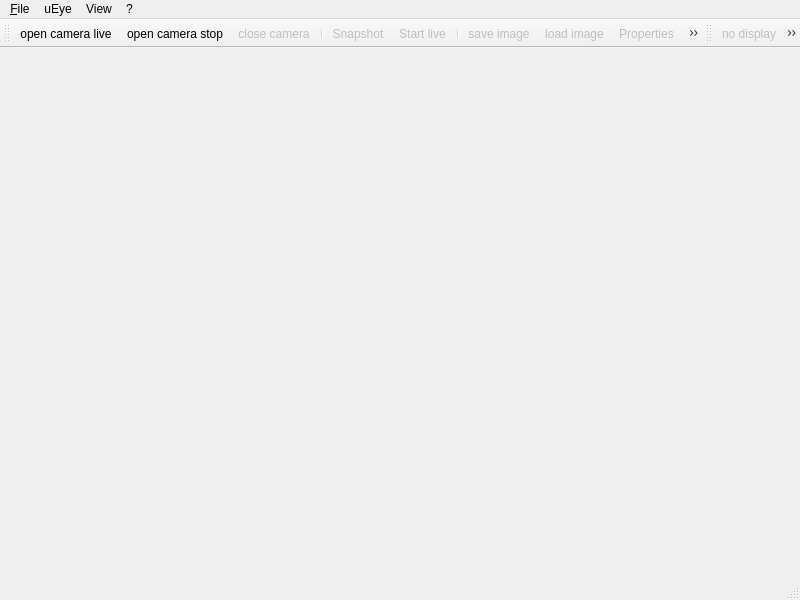
<?xml version="1.0" encoding="UTF-8"?>
<ui version="4.0">
 <class>MainviewClass</class>
 <widget class="QMainWindow" name="MainviewClass">
  <property name="enabled">
   <bool>true</bool>
  </property>
  <property name="geometry">
   <rect>
    <x>0</x>
    <y>0</y>
    <width>800</width>
    <height>600</height>
   </rect>
  </property>
  <property name="windowTitle">
   <string>uEye Demo</string>
  </property>
  <property name="windowIcon">
   <iconset resource="../mainview.qrc">
    <normaloff>:/new/prefix1/images/ueye_logo.png</normaloff>:/new/prefix1/images/ueye_logo.png</iconset>
  </property>
  <property name="autoFillBackground">
   <bool>false</bool>
  </property>
  <property name="toolButtonStyle">
   <enum>Qt::ToolButtonIconOnly</enum>
  </property>
  <widget class="QWidget" name="centralwidget"/>
  <widget class="QMenuBar" name="menubar">
   <property name="geometry">
    <rect>
     <x>0</x>
     <y>0</y>
     <width>800</width>
     <height>19</height>
    </rect>
   </property>
   <widget class="QMenu" name="menu_File">
    <property name="title">
     <string>&amp;File</string>
    </property>
    <widget class="QMenu" name="menuLoad_parameter">
     <property name="title">
      <string>load parameter</string>
     </property>
     <addaction name="actionLoadParamsFromFile"/>
     <addaction name="actionLoadParameterSet"/>
    </widget>
    <widget class="QMenu" name="menuSave_parameter">
     <property name="title">
      <string>save parameter</string>
     </property>
     <addaction name="actionSaveParameterToFile"/>
     <addaction name="actionSaveParameterSet"/>
    </widget>
    <addaction name="menuLoad_parameter"/>
    <addaction name="menuSave_parameter"/>
    <addaction name="separator"/>
    <addaction name="actionSave_image"/>
    <addaction name="actionLoad_image"/>
    <addaction name="separator"/>
    <addaction name="actionExit"/>
   </widget>
   <widget class="QMenu" name="menuUEye">
    <property name="title">
     <string>uEye</string>
    </property>
    <addaction name="actionOpenCamera"/>
    <addaction name="actionOpenCameraStop"/>
    <addaction name="actionCloseCamera"/>
    <addaction name="actionResetCamera"/>
    <addaction name="actionForceCameralist"/>
    <addaction name="separator"/>
    <addaction name="actionSnapshot"/>
    <addaction name="actionLive"/>
    <addaction name="actionTrigger"/>
    <addaction name="separator"/>
    <addaction name="actionUseErrorReport"/>
    <addaction name="actionProperties"/>
   </widget>
   <widget class="QMenu" name="menu">
    <property name="title">
     <string>?</string>
    </property>
    <addaction name="actionAbout"/>
    <addaction name="separator"/>
   </widget>
   <widget class="QMenu" name="menuView">
    <property name="title">
     <string>View</string>
    </property>
    <addaction name="actionDisplay"/>
    <addaction name="separator"/>
    <addaction name="actionView_Fit"/>
    <addaction name="actionOriginal_size"/>
    <addaction name="actionHalf_size"/>
    <addaction name="actionQuarter_size"/>
    <addaction name="actionDouble_size"/>
    <addaction name="separator"/>
    <addaction name="actionLimitDisplayRate"/>
    <addaction name="separator"/>
    <addaction name="actionImageinfo"/>
   </widget>
   <addaction name="menu_File"/>
   <addaction name="menuUEye"/>
   <addaction name="menuView"/>
   <addaction name="menu"/>
  </widget>
  <widget class="QStatusBar" name="statusbar"/>
  <widget class="QToolBar" name="toolBar">
   <property name="windowTitle">
    <string>toolBar</string>
   </property>
   <attribute name="toolBarArea">
    <enum>TopToolBarArea</enum>
   </attribute>
   <attribute name="toolBarBreak">
    <bool>false</bool>
   </attribute>
   <addaction name="actionOpenCamera"/>
   <addaction name="actionOpenCameraStop"/>
   <addaction name="actionCloseCamera"/>
   <addaction name="separator"/>
   <addaction name="actionSnapshot"/>
   <addaction name="actionLive"/>
   <addaction name="separator"/>
   <addaction name="actionSave_image"/>
   <addaction name="actionLoad_image"/>
   <addaction name="actionProperties"/>
   <addaction name="actionImageinfo"/>
  </widget>
  <widget class="QToolBar" name="toolBar_display">
   <property name="windowTitle">
    <string>toolBar_2</string>
   </property>
   <attribute name="toolBarArea">
    <enum>TopToolBarArea</enum>
   </attribute>
   <attribute name="toolBarBreak">
    <bool>false</bool>
   </attribute>
   <addaction name="actionDisplay"/>
   <addaction name="actionView_Fit"/>
   <addaction name="actionOriginal_size"/>
   <addaction name="actionHalf_size"/>
   <addaction name="actionQuarter_size"/>
   <addaction name="actionDouble_size"/>
   <addaction name="separator"/>
   <addaction name="actionLimitDisplayRate"/>
  </widget>
  <action name="actionOpenCamera">
   <property name="enabled">
    <bool>true</bool>
   </property>
   <property name="icon">
    <iconset resource="../mainview.qrc">
     <normaloff>:/new/prefix1/images/openplay.png</normaloff>:/new/prefix1/images/openplay.png</iconset>
   </property>
   <property name="text">
    <string>open camera live</string>
   </property>
   <property name="toolTip">
    <string>open a uEye and start live</string>
   </property>
   <property name="statusTip">
    <string>open a uEye</string>
   </property>
  </action>
  <action name="actionCloseCamera">
   <property name="enabled">
    <bool>false</bool>
   </property>
   <property name="icon">
    <iconset resource="../mainview.qrc">
     <normaloff>:/new/prefix1/images/camclose.png</normaloff>:/new/prefix1/images/camclose.png</iconset>
   </property>
   <property name="text">
    <string>close camera</string>
   </property>
   <property name="toolTip">
    <string>close a uEye</string>
   </property>
   <property name="statusTip">
    <string>close a uEye</string>
   </property>
  </action>
  <action name="actionSave_image">
   <property name="enabled">
    <bool>false</bool>
   </property>
   <property name="icon">
    <iconset resource="../mainview.qrc">
     <normaloff>:/new/prefix1/images/save.png</normaloff>:/new/prefix1/images/save.png</iconset>
   </property>
   <property name="text">
    <string>save image</string>
   </property>
  </action>
  <action name="actionAbout">
   <property name="icon">
    <iconset resource="../mainview.qrc">
     <normaloff>:/new/prefix1/images/info.png</normaloff>:/new/prefix1/images/info.png</iconset>
   </property>
   <property name="text">
    <string>about uEye Demo</string>
   </property>
  </action>
  <action name="actionExit">
   <property name="icon">
    <iconset resource="../mainview.qrc">
     <normaloff>:/new/prefix1/images/exit.png</normaloff>:/new/prefix1/images/exit.png</iconset>
   </property>
   <property name="text">
    <string>exit</string>
   </property>
   <property name="toolTip">
    <string>close the demo</string>
   </property>
   <property name="statusTip">
    <string>close the demo</string>
   </property>
   <property name="shortcut">
    <string>Alt+Q</string>
   </property>
  </action>
  <action name="actionSnapshot">
   <property name="enabled">
    <bool>false</bool>
   </property>
   <property name="icon">
    <iconset resource="../mainview.qrc">
     <normaloff>:/new/prefix1/images/media_pause.png</normaloff>:/new/prefix1/images/media_pause.png</iconset>
   </property>
   <property name="text">
    <string>Snapshot</string>
   </property>
   <property name="shortcut">
    <string>Alt+S</string>
   </property>
  </action>
  <action name="actionLive">
   <property name="checkable">
    <bool>true</bool>
   </property>
   <property name="enabled">
    <bool>false</bool>
   </property>
   <property name="icon">
    <iconset resource="../mainview.qrc">
     <normaloff>:/new/prefix1/images/media_play.png</normaloff>:/new/prefix1/images/media_play.png</iconset>
   </property>
   <property name="text">
    <string>Start live</string>
   </property>
   <property name="toolTip">
    <string>Start/Stop live capture</string>
   </property>
   <property name="shortcut">
    <string>Alt+L</string>
   </property>
  </action>
  <action name="actionMonochrome">
   <property name="checkable">
    <bool>true</bool>
   </property>
   <property name="text">
    <string>monochrome</string>
   </property>
  </action>
  <action name="actionColor">
   <property name="checkable">
    <bool>true</bool>
   </property>
   <property name="text">
    <string>color</string>
   </property>
  </action>
  <action name="actionDisplay">
   <property name="checkable">
    <bool>true</bool>
   </property>
   <property name="enabled">
    <bool>false</bool>
   </property>
   <property name="icon">
    <iconset resource="../mainview.qrc">
     <normaloff>:/new/prefix2/images/display_no.png</normaloff>:/new/prefix2/images/display_no.png</iconset>
   </property>
   <property name="text">
    <string>no display</string>
   </property>
  </action>
  <action name="actionProperties">
   <property name="enabled">
    <bool>false</bool>
   </property>
   <property name="icon">
    <iconset resource="../mainview.qrc">
     <normaloff>:/new/prefix1/images/properties.png</normaloff>:/new/prefix1/images/properties.png</iconset>
   </property>
   <property name="text">
    <string>Properties</string>
   </property>
  </action>
  <action name="actionView_Fit">
   <property name="checkable">
    <bool>true</bool>
   </property>
   <property name="checked">
    <bool>true</bool>
   </property>
   <property name="enabled">
    <bool>false</bool>
   </property>
   <property name="icon">
    <iconset resource="../mainview.qrc">
     <normaloff>:/new/prefix2/images/display_fit.png</normaloff>:/new/prefix2/images/display_fit.png</iconset>
   </property>
   <property name="text">
    <string>fit to window</string>
   </property>
  </action>
  <action name="actionTrigger">
   <property name="checkable">
    <bool>true</bool>
   </property>
   <property name="text">
    <string>use HW trigger</string>
   </property>
  </action>
  <action name="actionOriginal_size">
   <property name="checkable">
    <bool>true</bool>
   </property>
   <property name="enabled">
    <bool>false</bool>
   </property>
   <property name="icon">
    <iconset resource="../mainview.qrc">
     <normaloff>:/new/prefix2/images/display_1-1.png</normaloff>:/new/prefix2/images/display_1-1.png</iconset>
   </property>
   <property name="text">
    <string>original size</string>
   </property>
  </action>
  <action name="actionHalf_size">
   <property name="checkable">
    <bool>true</bool>
   </property>
   <property name="enabled">
    <bool>false</bool>
   </property>
   <property name="icon">
    <iconset resource="../mainview.qrc">
     <normaloff>:/new/prefix2/images/display_1-2.png</normaloff>:/new/prefix2/images/display_1-2.png</iconset>
   </property>
   <property name="text">
    <string>half size</string>
   </property>
  </action>
  <action name="actionQuarter_size">
   <property name="checkable">
    <bool>true</bool>
   </property>
   <property name="enabled">
    <bool>false</bool>
   </property>
   <property name="icon">
    <iconset resource="../mainview.qrc">
     <normaloff>:/new/prefix2/images/display_1-4.png</normaloff>:/new/prefix2/images/display_1-4.png</iconset>
   </property>
   <property name="text">
    <string>quarter size</string>
   </property>
  </action>
  <action name="actionDouble_size">
   <property name="checkable">
    <bool>true</bool>
   </property>
   <property name="enabled">
    <bool>false</bool>
   </property>
   <property name="icon">
    <iconset resource="../mainview.qrc">
     <normaloff>:/new/prefix2/images/display_2-1.png</normaloff>:/new/prefix2/images/display_2-1.png</iconset>
   </property>
   <property name="text">
    <string>double size</string>
   </property>
  </action>
  <action name="actionForceCameralist">
   <property name="checkable">
    <bool>true</bool>
   </property>
   <property name="text">
    <string>force cameralist</string>
   </property>
  </action>
  <action name="actionUseErrorReport">
   <property name="checkable">
    <bool>true</bool>
   </property>
   <property name="text">
    <string>use API error report</string>
   </property>
   <property name="toolTip">
    <string>api error report</string>
   </property>
  </action>
  <action name="actionImageinfo">
   <property name="checkable">
    <bool>true</bool>
   </property>
   <property name="icon">
    <iconset resource="../mainview.qrc">
     <normaloff>:/new/prefix1/images/imageplus.png</normaloff>:/new/prefix1/images/imageplus.png</iconset>
   </property>
   <property name="text">
    <string>Imageinfo</string>
   </property>
   <property name="toolTip">
    <string>show/hide additional image infos</string>
   </property>
  </action>
  <action name="actionOpenCameraStop">
   <property name="icon">
    <iconset resource="../mainview.qrc">
     <normaloff>:/new/prefix1/images/openstop.png</normaloff>:/new/prefix1/images/openstop.png</iconset>
   </property>
   <property name="text">
    <string>open camera stop</string>
   </property>
   <property name="toolTip">
    <string>open a uEye stopped</string>
   </property>
  </action>
  <action name="actionLimitDisplayRate">
   <property name="checkable">
    <bool>true</bool>
   </property>
   <property name="enabled">
    <bool>false</bool>
   </property>
   <property name="icon">
    <iconset resource="../mainview.qrc">
     <normaloff>:/new/prefix1/images/display_rate_limit.png</normaloff>:/new/prefix1/images/display_rate_limit.png</iconset>
   </property>
   <property name="text">
    <string>limit display rate</string>
   </property>
  </action>
  <action name="actionResetCamera">
   <property name="text">
    <string>Reset to defaults</string>
   </property>
   <property name="toolTip">
    <string>resets the camera to its default parameters</string>
   </property>
  </action>
  <action name="actionLoadParamsFromFile">
   <property name="text">
    <string>from file...</string>
   </property>
   <property name="toolTip">
    <string>load camera parameter from a configuration file</string>
   </property>
  </action>
  <action name="actionLoadParameterSet">
   <property name="text">
    <string>Parameter set</string>
   </property>
   <property name="toolTip">
    <string>load camera parameter from camera set 1</string>
   </property>
  </action>
  <action name="actionLoadParameterSet2">
   <property name="text">
    <string>Parameter set 2</string>
   </property>
   <property name="toolTip">
    <string>load camera parameter from camera set 2</string>
   </property>
  </action>
  <action name="actionSaveParameterToFile">
   <property name="text">
    <string>to file...</string>
   </property>
   <property name="toolTip">
    <string>save camera parameter to camera configuration file</string>
   </property>
  </action>
  <action name="actionSaveParameterSet">
   <property name="text">
    <string>Parameter set</string>
   </property>
   <property name="toolTip">
    <string>save camera parameter to camera set 1</string>
   </property>
  </action>
  <action name="actionSaveParameterSet2">
   <property name="text">
    <string>Parameter set 2</string>
   </property>
   <property name="toolTip">
    <string>save camera parameter to camera set 2</string>
   </property>
  </action>
  <action name="actionLoad_image">
   <property name="enabled">
    <bool>false</bool>
   </property>
   <property name="icon">
    <iconset resource="../mainview.qrc">
     <normaloff>:/new/prefix1/images/load_image.png</normaloff>:/new/prefix1/images/load_image.png</iconset>
   </property>
   <property name="text">
    <string>load image</string>
   </property>
  </action>
 </widget>
 <resources>
  <include location="../mainview.qrc"/>
 </resources>
 <connections/>
</ui>
